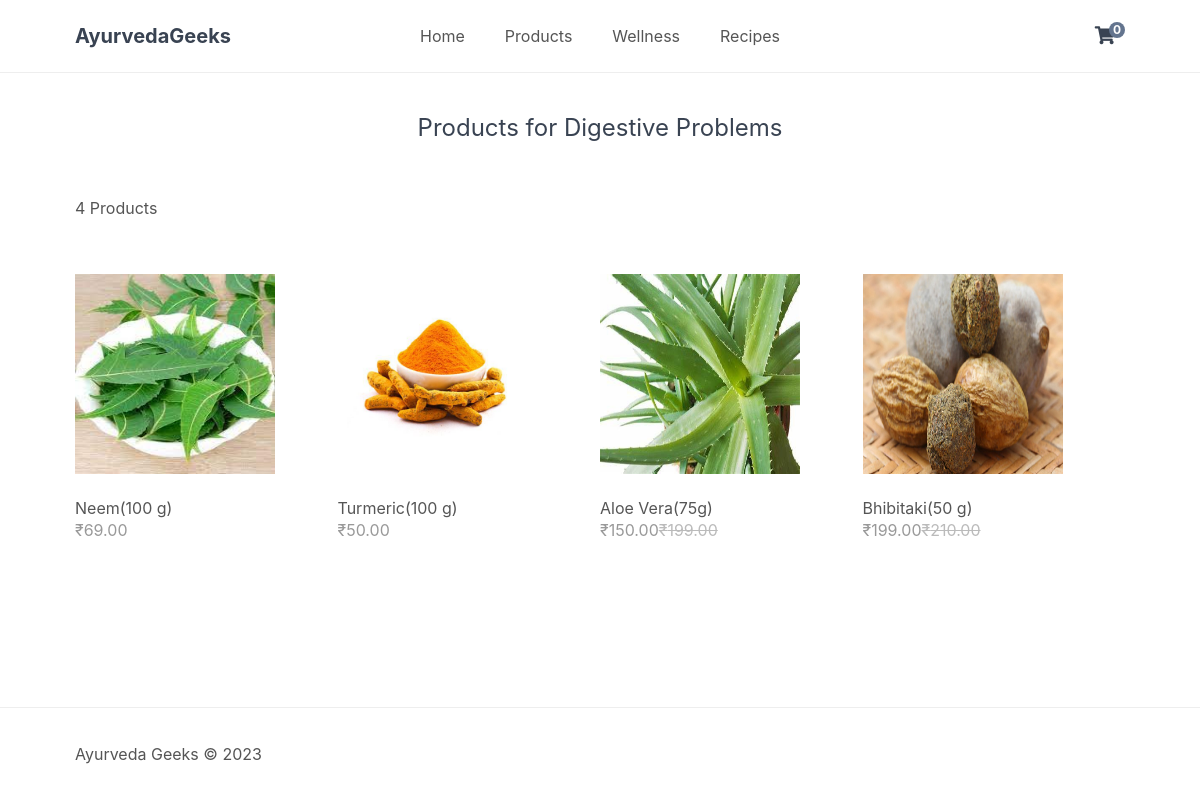
Page /index.php?page=property&pid=5&pname=Digestive Problems on the committed database.
### tables this page shows
CREATE TABLE `properties` (
  `pid` int(11) NOT NULL,
  `pname` varchar(100) NOT NULL,
  `pimg` text NOT NULL
);

CREATE TABLE `products` (
  `id` int(11) NOT NULL,
  `name` varchar(200) NOT NULL,
  `desc` text NOT NULL,
  `price` decimal(7,2) NOT NULL,
  `rrp` decimal(7,2) NOT NULL DEFAULT 0.00,
  `quantity` int(11) NOT NULL,
  `img` text NOT NULL,
  `date_added` datetime NOT NULL DEFAULT current_timestamp()
);

### index.php (called while the page is built, shortened)
<?php
include 'functions.php';
$page = isset($_GET['page']) && file_exists($_GET['page'] . '.php') ? $_GET['page'] : 'home';
include $page . '.php';
?>

### property.php (the view, shortened to what this page needs)
<?php
if (isset($_GET['pid'])) {
$x= isset($_GET['pid']) && is_numeric($_GET['pid']) ? (int)$_GET['pid'] : 1;
$stmt = mysqli_query($con,"SELECT * FROM properties,relation,products WHERE properties.pid='$x' and properties.pid=relation.pid and relation.id=products.id");
$products  =mysqli_fetch_all($stmt,MYSQLI_ASSOC);
$stmt=mysqli_query($con,"SELECT * FROM properties,relation,products WHERE properties.pid='$x' and properties.pid=relation.pid and relation.id=products.id");
$total_products = mysqli_num_rows($stmt);
$props =mysqli_fetch_all($stmt,MYSQLI_ASSOC);
$propname="";
foreach ($props as $prop):
    $propname=$prop['pname'];
endforeach;
}
?>
<?=template_header('Property')?>
<div class="products content-wrapper">
<h1>Products for <?=$propname?><?php $_GET['pname']?></h1>
<p><?=$total_products?> Products
</p>
<div class="products-wrapper">
<?php foreach ($products as $product): ?>
<a href="index.php?page=product&id=<?=$product['id']?>" class="product">
<img src="imgs/<?=$product['img']?>" width="200" height="200" alt="<?=$product['name']?>">
<span class="name"><?=$product['name']?></span>
<span class="price">
&#8377;<?=$product['price']?>
<?php if ($product['rrp'] > 0): ?>
<span class="rrp">&#8377;<?=$product['rrp']?></span>
<?php endif; ?>
</span>
</a>
<?php endforeach; ?>
</div>
</div>
<?=template_footer()?>

### style.css (style rules this page uses)
* { box-sizing: border-box; font-family: -apple-system, BlinkMacSystemFont, "segoe ui", roboto, oxygen, ubuntu, cantarell, "fira sans", "droid sans", "helvetica neue", Arial, sans-serif; font-size: 16px; -webkit-font-smoothing: antialiased; -moz-osx-font-smoothing: grayscale; }
html { height: 100%; }
body { position: relative; min-height: 100%; color: #555555; background-color: #FFFFFF; margin: 0; padding-bottom: 100px; }
h1, h2, h3, h4, h5 { color: #394352; }
.content-wrapper { width: 1050px; margin: 0 auto; }
main .recentlyadded .products, main .products .products-wrapper { display: flex; flex-wrap: wrap; align-items: center; justify-content: space-between; padding: 40px 0 0 0; }
main .recentlyadded .products .product, main .products .products-wrapper .product { display: block; overflow: hidden; text-decoration: none; width: 25%; padding-bottom: 60px; }
main .recentlyadded .products .product img, main .products .products-wrapper .product img { transform: scale(1); transition: transform 1s; }
main .recentlyadded .products .product .name, main .products .products-wrapper .product .name { display: block; color: #555555; padding: 20px 0 2px 0; }
main .recentlyadded .products .product .price, main .products .products-wrapper .product .price { display: block; color: #999999; }
main .recentlyadded .products .product .rrp, main .products .products-wrapper .product .rrp { color: #BBBBBB; text-decoration: line-through; }
main > .products h1 { display: block; font-weight: normal; margin: 0; padding: 40px 0; font-size: 24px; text-align: center; width: 100%; }

### rows in the picture
properties: pname "Digestive Problems", products.img (picture), products.name "Neem(100 g)", products.price "69.00", products.name "Turmeric(100 g)", products.price "50.00", products.name "Aloe Vera(75g)", products.price "150.00", products.rrp "199.00", products.name "Bhibitaki(50 g)", products.price "199.00", products.rrp "210.00"

### other values in the picture
$num_items_in_cart "0"
$total_products "4"
